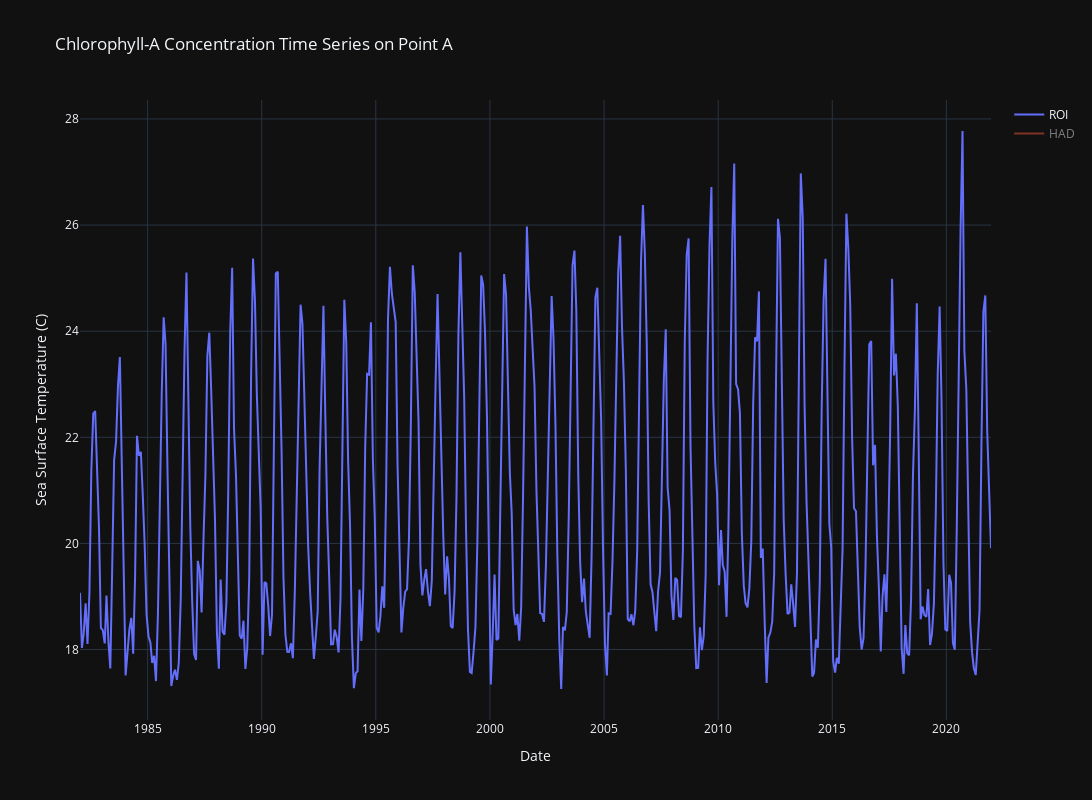
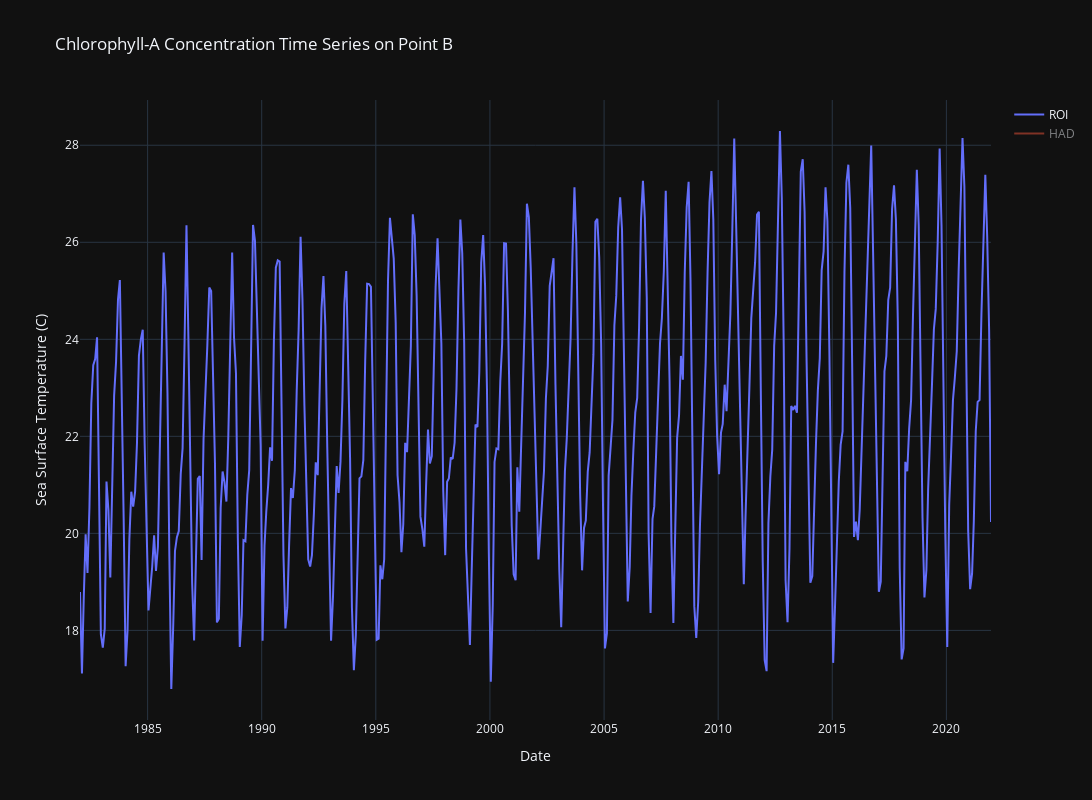
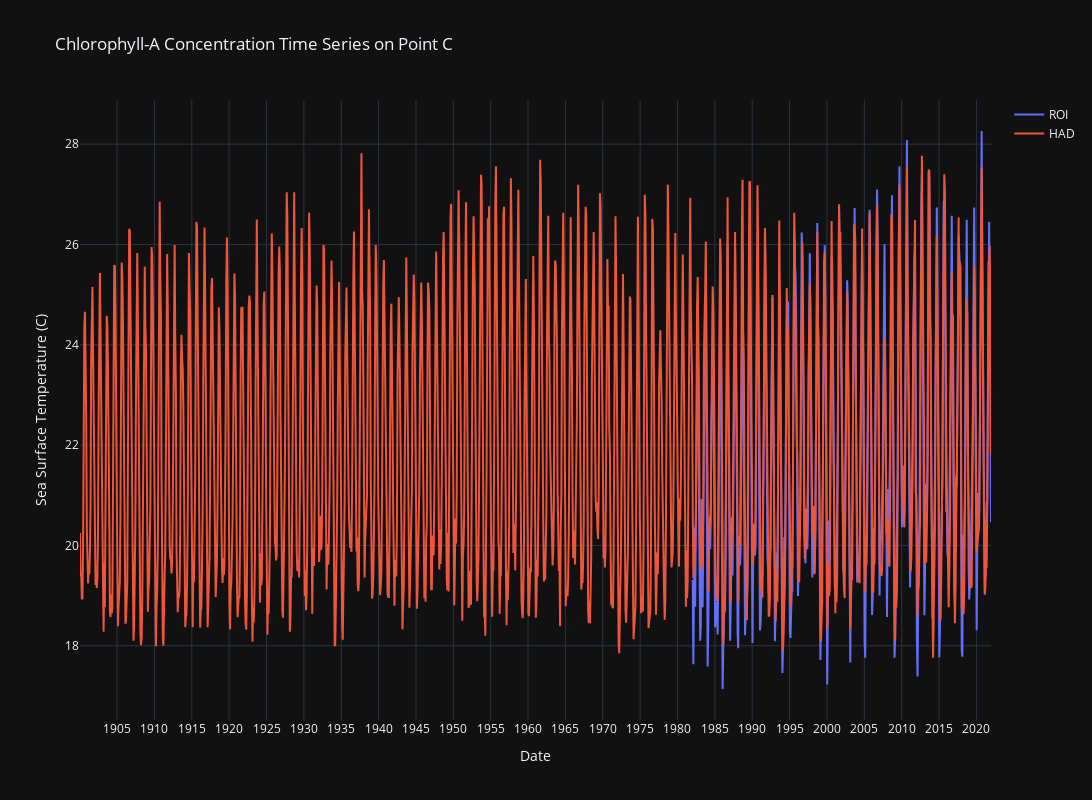

Notebook code cell kept with these figures, in order:
### Markdown cell above
#### Comparison of all datasets: 1 graph per geopoint (A,B,C) and 2 lineplots per graph (ROI, HAD)

### Code cell
import plotly.graph_objs as go

# Loop through each geopoint
for point in geopoint:
    df_roi = geopoint[point]['sst_roi']
    df_had = geopoint[point]['sst_had']
    # create traces for each dataset
    trace1 = go.Scatter(x=df_roi['DATE-YMD'], y=df_roi['Reynolds Temp (C)'], mode='lines', name='ROI')
    trace2 = go.Scatter(x=df_had['DATE-YMD'], y=df_had['Hadley Temp (C)'], mode='lines', name='HAD')
    # create layout for the plot
    layout = go.Layout(title=f'Chlorophyll-A Concentration Time Series on Point {point}',
                       xaxis=dict(title='Date', dtick='M60'),
                       yaxis=dict(title='Sea Surface Temperature (C)'),
                       height = 800, width=1200,
                       template='plotly_dark')
    # create figure object and plot the traces
    fig = go.Figure(data=[trace1, trace2], layout=layout)
    fig.show()

### Figure 1 — Plotly figure (JSON) as saved in the notebook; plotly's stock layout.template omitted (floating-point values rounded to 4 significant figures; data arrays with more than 128 entries replaced by an {"elided": "..."} marker saying what was removed)
{"data": [{"mode": "lines", "name": "ROI", "type": "scatter", "visible": true, "x": {"elided": "480 str values"}, "y": {"elided": "480 float values"}}, {"mode": "lines", "name": "HAD", "type": "scatter", "visible": "legendonly", "x": {"elided": "1464 str values"}, "y": {"elided": "1464 float values"}}], "layout": {"height": 800, "title": {"text": "Chlorophyll-A Concentration Time Series on Point A"}, "width": 1200, "xaxis": {"autorange": true, "dtick": "M60", "range": ["1982-01-15", "2021-12-15"], "title": {"text": "Date"}, "type": "date"}, "yaxis": {"autorange": true, "range": [16.67, 28.36], "title": {"text": "Sea Surface Temperature (C)"}, "type": "linear"}}}

### Figure 2 — Plotly figure (JSON) as saved in the notebook; plotly's stock layout.template omitted (floating-point values rounded to 4 significant figures; data arrays with more than 128 entries replaced by an {"elided": "..."} marker saying what was removed)
{"data": [{"mode": "lines", "name": "ROI", "type": "scatter", "visible": true, "x": {"elided": "480 str values"}, "y": {"elided": "480 float values"}}, {"mode": "lines", "name": "HAD", "type": "scatter", "visible": "legendonly", "x": {"elided": "1464 str values"}, "y": {"elided": "1464 float values"}}], "layout": {"height": 800, "title": {"text": "Chlorophyll-A Concentration Time Series on Point B"}, "width": 1200, "xaxis": {"autorange": true, "dtick": "M60", "range": ["1982-01-15", "2021-12-15"], "title": {"text": "Date"}, "type": "date"}, "yaxis": {"autorange": true, "range": [16.15, 28.93], "title": {"text": "Sea Surface Temperature (C)"}, "type": "linear"}}}

### Figure 3 — Plotly figure (JSON) as saved in the notebook; plotly's stock layout.template omitted (floating-point values rounded to 4 significant figures; data arrays with more than 128 entries replaced by an {"elided": "..."} marker saying what was removed)
{"data": [{"mode": "lines", "name": "ROI", "type": "scatter", "x": {"elided": "480 str values"}, "y": {"elided": "480 float values"}}, {"mode": "lines", "name": "HAD", "type": "scatter", "x": {"elided": "1464 str values"}, "y": {"elided": "1464 float values"}}], "layout": {"height": 800, "title": {"text": "Chlorophyll-A Concentration Time Series on Point C"}, "width": 1200, "xaxis": {"autorange": true, "dtick": "M60", "range": ["1900-01-15", "2021-12-15"], "title": {"text": "Date"}, "type": "date"}, "yaxis": {"autorange": true, "range": [16.52, 28.88], "title": {"text": "Sea Surface Temperature (C)"}, "type": "linear"}}}
